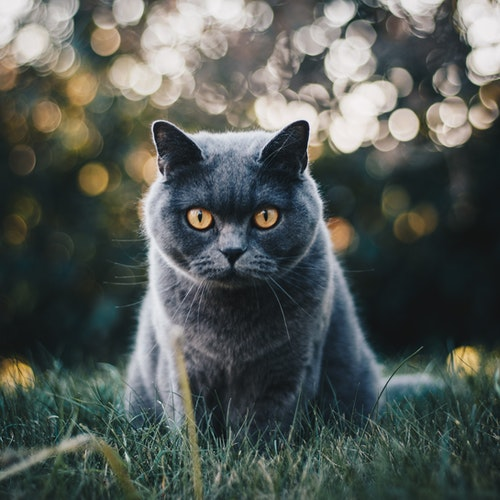
#> input picture cat.jpg, 500 x 500 px
$ python Translation.py
#> lines starting #> are read from the running program, lines starting #| are printed output that depends on the picture
import cv2
import numpy as np
# Photo by Kirsten Bühne: https://www.pexels.com/photo/selective-focus-photo-of-grey-cat-1521304/
# load the image
image_path = "cat.jpg"
image = cv2.imread(image_path)
#> image is the input picture: shape (500, 500, 3); mean B, G, R 84.9, 89.3, 83.1

cv2.imshow("Original", image)
cv2.waitKey(0)
cv2.destroyAllWindows()
# create a translation matrix
# a translation matrix is a matrix of same shape of the input image.
# [0, 1, shiftY] = > [xof, yon, yShift]
# [1,0, shiftY] => [xon, yof, xShift]
# this matrix should be float and then we need to do the affinewarp.
# this will shift the image 24 towards right and 34 down. Thus + x makes the image move
# right and + y makes the image go down
shift_x, shift_y = [1, 0, 24], [0, 1, 34]
translation_m = np.float32([shift_x, shift_y])
i = cv2.warpAffine(image, translation_m, image.shape[:2])
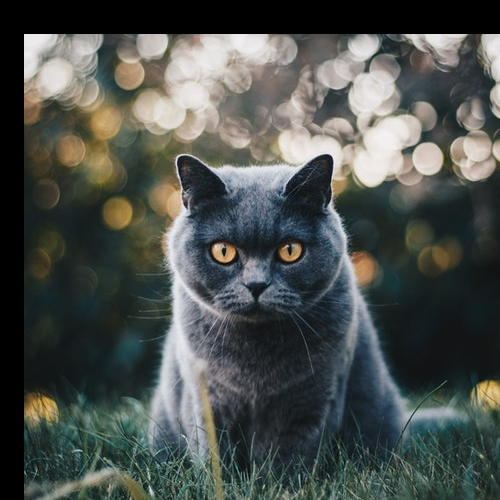
#> i: shape (500, 500, 3); mean B, G, R 77.4, 81.1, 76.2
cv2.imshow("Translated with 24 x and 34 y", i)
cv2.waitKey(0)
# cv2.destroyAllWindows()
# apply the translation
# The -x will make the image go left and -y will make the image move up.

shift_x, shift_y = [1, 0, -24], [0, 1, -34]
translation_m = np.float32([shift_x, shift_y])
i = cv2.warpAffine(image, translation_m, image.shape[:2])
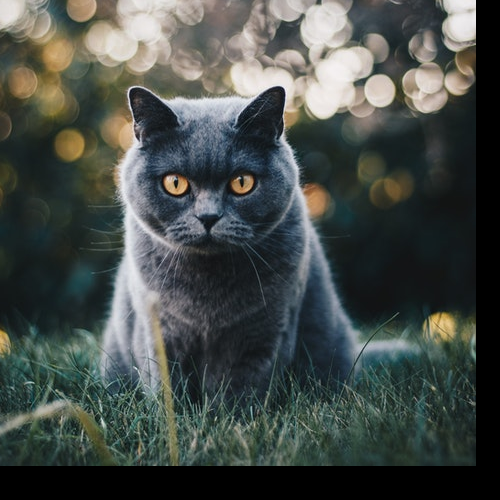
#> i: shape (500, 500, 3); mean B, G, R 72.3, 76.1, 69.8
cv2.imshow("Translated with -24 x and -34 y", i)
cv2.waitKey(0)
cv2.destroyAllWindows()

# shifting along the one axis
shift_x, shift_y = [1, 0, 45], [0, 1, 0]
translation_m = np.float32([shift_x, shift_y])
i = cv2.warpAffine(image, translation_m, image.shape[:2])
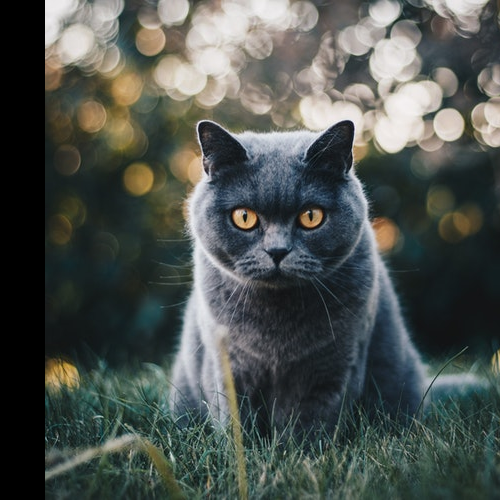
#> i: shape (500, 500, 3); mean B, G, R 78.7, 82.6, 76.8
cv2.imshow("Translated with 45 x", i)
cv2.waitKey(0)
cv2.destroyAllWindows()
# using imutils, which uses the same functions but wraps
# them in simple to use functions
import imutils as im

t = im.translate(image, 0, 160)
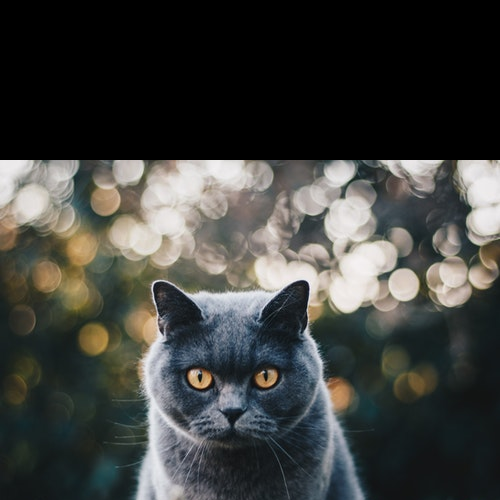
#> t: shape (500, 500, 3); mean B, G, R 61.9, 64.8, 63.4
cv2.imshow("Translated with imutils", t)
cv2.waitKey(0)
cv2.destroyAllWindows()
